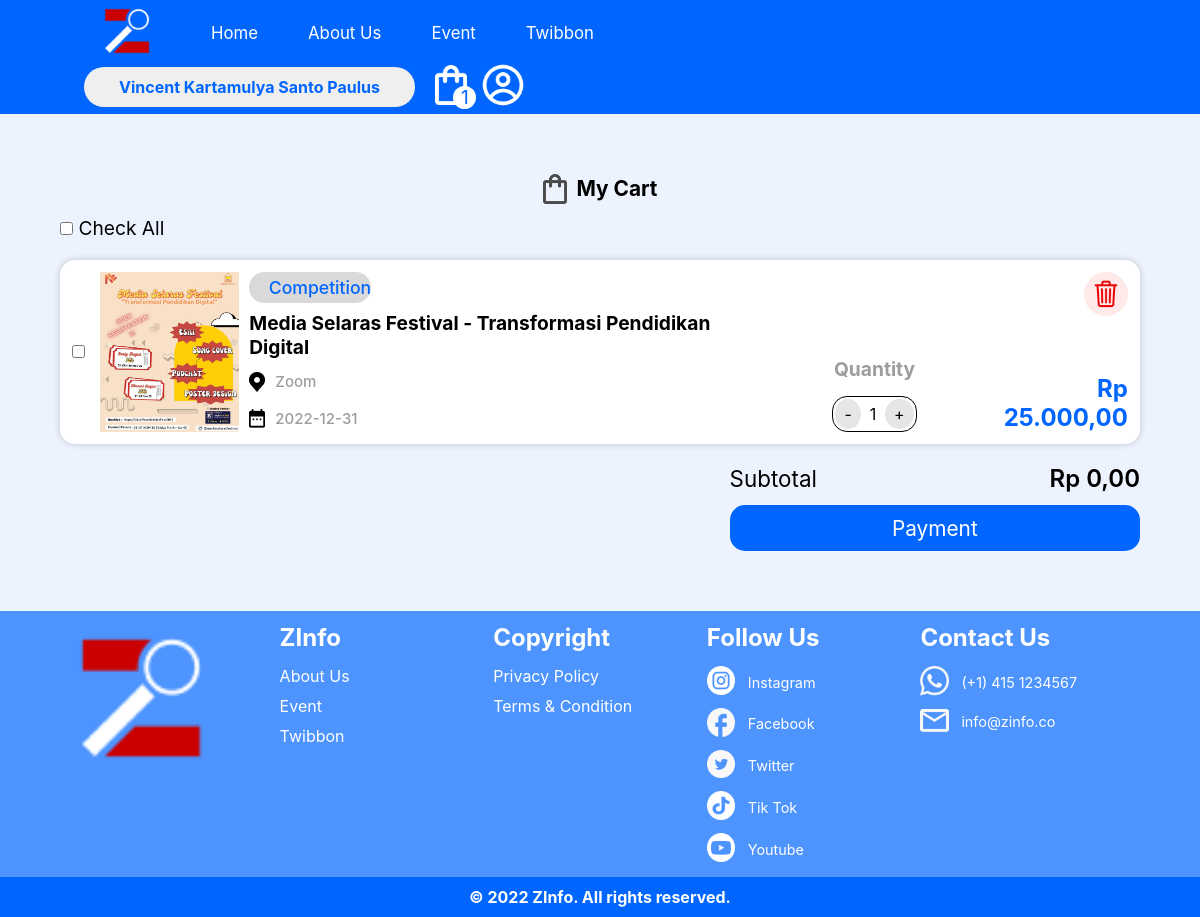
Page /cart.php (signed in) on the earlier database version.
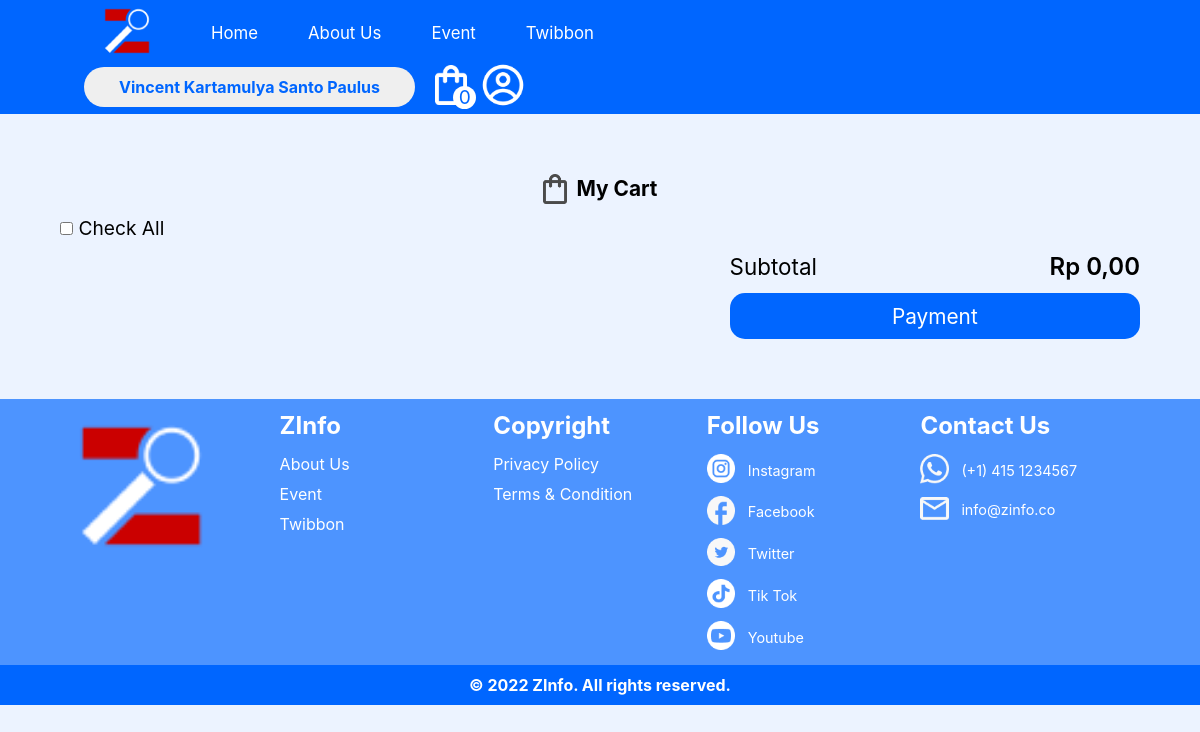
Same page on the later database version.
### tables this page shows
CREATE TABLE `user` (
  `UserID` int(11) NOT NULL,
  `Nama` varchar(200) NOT NULL,
  `Email` varchar(100) NOT NULL,
  `Password` varchar(100) NOT NULL,
  `TanggalLahir` date DEFAULT NULL,
  `JenisKelamin` char(6) DEFAULT NULL,
  `NoTelp` varchar(12) NOT NULL
);

CREATE TABLE `cart` (
  `id` int(11) NOT NULL,
  `UserID` int(11) NOT NULL,
  `EventID` int(11) NOT NULL,
  `qty` int(11) NOT NULL
);

CREATE TABLE `event` (
  `EventID` int(11) NOT NULL,
  `KategoriID` int(11) NOT NULL,
  `Nama` varchar(200) NOT NULL,
  `Deskripsi` mediumtext NOT NULL,
  `GambarPoster` varchar(100) DEFAULT NULL,
  `Harga` int(11) NOT NULL,
  `Tanggal` date NOT NULL,
  `Lokasi` varchar(200) NOT NULL,
  `Alamat` varchar(200) NOT NULL,
  `JenisPert` varchar(10) NOT NULL,
  `sisaTicket` int(11) DEFAULT 50,
  `Twibbon` varchar(100) DEFAULT NULL,
  `NamaOrganizer` varchar(200) NOT NULL,
  `Instagram` varchar(100) NOT NULL,
  `Email` varchar(100) DEFAULT NULL,
  `logo` varchar(100) DEFAULT NULL
);

CREATE TABLE `kategori` (
  `KategoriID` int(11) NOT NULL,
  `Kategori` varchar(15) NOT NULL
);

### cart.php (the view, shortened to what this page needs)
<!DOCTYPE html>
<html lang="en">
<head>
    <link rel="stylesheet" href="css/cart.css">
</head>
<body>
    <?php
        include 'DBconn.php';
        $UserID = $_SESSION["id"];
        $carts = mysqli_query($conn, "SELECT * FROM cart c
        JOIN `event` e ON c.EventID = e.EventID
        JOIN kategori k ON k.KategoriID = e.KategoriID
        WHERE UserID = '$UserID'") or die(mysqli_error($conn));
    ?>
    <?php include "navbar.php" ?>
    <div class="myCart">
        <img src="Asset/blackcart.png" alt="">
        My Cart
    </div>
    <div class="checkAllBox">
        <input type="checkbox" name="" onclick="checkAll(this)" id="checkAll"> Check All
    </div>
    <form method="POST" action="payment.php">
        <div id="cart">
            <?php foreach($carts as $cart): ?>
            <div class="cart-list">
                <div class="cart-event">
                    <div class="cart-check">
                        <input type="checkbox" value="<?= $cart['id'] ?>" name="checkCart[]" id="" class="checkCart" onchange="addCheck(<?= $cart['Harga'] ?>)">
                    </div>
                    <img src="Asset/poster/<?= $cart["GambarPoster"] ?>" alt=""  class="cart-poster">
                    <div class="flexColumn">
                        <div class="event-type">
                            <div>
                                <?php echo $cart["Kategori"]; ?>
                            </div>
                        </div>
                        <h2>
                            <?= $cart["Nama"] ?>
                        </h2>
                        <div class="event-list-location">
                            <div class="event-list-location-icon">
                                <img src="Asset/icon-location.png" alt="">
                            </div>
                            <div>
                                <p>
                                    <?= $cart["Alamat"] ?>
                                </p>
                            </div>
                        </div>
                        <div class="event-list-date">
                            <div class="event-list-date-icon">
                                <img src="Asset/icon-event-date.png" alt="">
                            </div>
                            <div>
                                <p>
                                    <?= $cart['Tanggal'] ?>
                                </p>
                            </div>
                        </div>
                    </div>
                </div>
                <div class="qty">
                    <h1 class="qtys">Quantity</h1>
                    <div class="event-count">
                        <div>
                            <div class="minButton" onclick="reduceAmount(<?= $cart['id'] ?>,<?= $cart['qty'] ?>)">-</div>
                        </div>
                        <div class="amount">
                            <input type="text" value="<?= $cart['qty'] ?>" class="textAmount">
                        </div>
                        <div>
                            <div class="addButton" onclick="addAmount(<?= $cart['id'] ?>,<?= $cart['qty'] ?>)">+</div>
                        </div>
                    </div>
                </div>
                <div class="pojok-kanan">
                    <img src="Asset/deletecart.png" alt="" class="" onclick="deleteCart(<?= $cart['id'] ?>)">
                    <h2>
                        <?php
                            $hasil = "Rp " . number_format($cart['Harga'] * $cart['qty'],2,',','.');
                            echo $hasil;
                        ?>
                    </h2>
                </div>
            </div>
            <?php endforeach; ?>
        </div>
        <div class="subTotal">
            <div id="subTotal1">
                <p>Subtotal</p>
                <h3 id="totalPayment">0</h3>
            </div>
        </div>
        <div class="subTotal">
            <button>
                Payment
            </button>
        </div>
    </form>
    <?php include "footer.php" ?>
</body>
</html>

### navbar.php (shortened to what this page needs)
<!DOCTYPE html>
<html lang="en">
<head>
    <link rel="stylesheet" href="css/navbar.css">
</head>
<body>
    <?php
        include 'DBconn.php';
        $total_cart = 0;
        if(isset($_SESSION["login"])):
            $UserID = $_SESSION["id"];
            $query = mysqli_query($conn, "SELECT * FROM cart WHERE UserID = '$UserID'");
            $profile = mysqli_query($conn, "SELECT * FROM `user` WHERE UserID = '$UserID'");
            $total_cart = mysqli_num_rows($query);
            $profiles = mysqli_fetch_assoc($profile);
        endif
    ?>
    <nav id="nav">
        <div>
            <ul id="ul">
                <li>
                    <a href="home.php">
                        <img src="Asset/Logo Zinfo 2.png" alt="">
                    </a>
                </li>
                <li>
                    <a href="home.php">Home</a>
                </li>
                <li>
                    <a href="">About Us</a>
                </li>
                <li>
                    <a href="event.php">Event</a>
                </li>
                <li>
                    <a href="twibbon.php">Twibbon</a>
                </li>
            </ul>
        </div>
        <div>
            <ul id="ul2">
                <?php if(!isset($_SESSION["login"])): ?>
                    <li id="login" onclick="location.href = 'login.php'">
                        <button>Log In</button>
                    </li>
                    <li>
                        <a href="login.php">
                            <img src="Asset/cart.png" alt="">
                        </a>
                    </li>
                <?php else: ?>
                    <li id="login">
                        <button>
                            <?php
                                $nama = $profiles['Nama'];
                                echo $nama;
                            ?>
                        </button>
                    </li>
                    <li id="liabsolute" onclick="location.href='cart.php'">
                        <a href="cart.php">
                            <img src="Asset/cart.png" alt="">
                        </a>
                        <div id="qty">
                            <?= $total_cart ?>
                        </div>
                    </li>
                <?php endif ?>
                <li>
                    <img src="Asset/profil.png" alt="" onclick="toggleMenu()">
                </li>
            </ul>
        </div>
    </nav>
</body>
</html>

### footer.php (shortened to what this page needs)
<!DOCTYPE html>
<html lang="en">
<head>
    <link rel="stylesheet" href="css/footer.css">
</head>
<body>
    <div id="footer-wrapper">
        <div id="footer">
            <div class="footer-box1 a">
                <img src="Asset/Logo ZInfo 2.png" alt="">
            </div>
            <div class="footer-box2 a">
                <h2>ZInfo</h2>
                <p>About Us</p>
                <p>Event</p>
                <p>Twibbon</p>
            </div>
            <div class="footer-box3 a">
                <h2>Copyright</h2>
                <p>Privacy Policy</p>
                <p>Terms & Condition</p>
            </div>
            <div class="footer-box4 a">
                <h2>Follow Us</h2>
                <div class="footer-follow-us">
                    <div>
                        <img src="Asset/icon-ig.png" alt="">
                    </div>
                    <div>
                        Instagram
                    </div>
                </div>
                <div class="footer-follow-us">
                    <div>
                        <img src="Asset/icon-fb.png" alt="">
                    </div>
                    <div>
                        Facebook
                    </div>
                </div>
                <div class="footer-follow-us">
                    <div>
                        <img src="Asset/icon-twitter.png" alt="">
                    </div>
                    <div>
                        Twitter
                    </div>
                </div>
                <div class="footer-follow-us">
                    <div>
                        <img src="Asset/icon-tiktok.png" alt="">
                    </div>
                    <div>
                        Tik Tok
                    </div>
                </div>
                <div class="footer-follow-us">
                    <div>
                        <img src="Asset/icon-youtube.png" alt="">
                    </div>
                    <div>
                        Youtube
                    </div>
                </div>
            </div>
            <div class="footer-box5 a">
                <h2>Contact Us</h2>
                <div class="footer-follow-us">
                    <div>
                        <img src="Asset/icon-wa.png" alt="">
                    </div>
                    <div>
                        (+1) 415 1234567
                    </div>
                </div>
                <div class="footer-follow-us">
                    <div>
                        <img src="Asset/icon-email.png" alt="">
                    </div>
                    <div>
                        info@zinfo.co
                    </div>
                </div>
            </div>
        </div>
        <h4>© 2022 ZInfo. All rights reserved.</h4>
    </div>
</body>
</html>

### css/cart.css (style rules this page uses)
body { max-height: 100%; background-color: #ECF3FF; }
* { margin: 0; padding: 0; font-family: -apple-system, BlinkMacSystemFont, 'Segoe UI', Roboto, Oxygen, Ubuntu, Cantarell, 'Open Sans', 'Helvetica Neue', sans-serif; box-sizing: border-box; }
.myCart { display: flex; flex-wrap: wrap; align-items: center; justify-content: center; font-weight: 700; font-size: 1.3em; margin-top: 60px; }
.myCart>img { width: 2%; margin-right: 10px; }
.checkAllBox { margin: 1% 5%; font-size: 1.2em; }
.subTotal { margin: 1% 5%; display: flex; flex-wrap: wrap; justify-content: flex-end; }
#subTotal1 { width: 38%; display: flex; flex-wrap: wrap; justify-content: space-between; align-items: center; }
#subTotal1 > p { font-size: 1.4em; }
#subTotal1 > h3 { font-size: 1.5em; font-weight: 600; }
.subTotal > button { width: 38%; border: none; background-color: #0066FF; padding: 1% 0; border-radius: 15px; color: white; font-size: 1.3em; }
.cart-list { display: flex; flex-wrap: wrap; margin: 20px 5%; background-color: white; padding: 1%; border-radius: 15px; box-shadow: 0px 0px 7px rgba(0,0,0, 20%); }
.cart-list .cart-event { display: flex; flex-wrap: wrap; flex: 66%; max-width: 66%; }
.cart-list .qty { flex: 20%; max-width: 20%; }
.cart-list .pojok-kanan { flex: 14%; max-width: 14%; }
.cart-event .cart-poster { flex: 20%; max-width: 20%; }
.cart-poster { width: 10rem; height: 10rem; object-fit: cover; }
.cart-event .cart-check { flex: 4%; max-width: 4%; margin: auto 0; }
.cart-event .flexColumn { flex: 70%; max-width: 70%; }
.flexColumn { display: flex; flex-direction: column; justify-content: space-between; margin-left: 10px; }
.flexColumn > h2 { font-size: 1.2em; }
.event-type > div { background-color: #D9D9D9; color: #0066FF; border-radius: 20px; padding: 1% 4%; width: 25%; text-align: center; font-size: 1.1em; font-weight: 500; }
.event-list-location, .event-list-date { font-family: -apple-system, BlinkMacSystemFont, 'Segoe UI', Roboto, Oxygen, Ubuntu, Cantarell, 'Open Sans', 'Helvetica Neue', sans-serif; font-size: 15px; margin-top: 5px; color: #9D9D9D; font-weight: 500; }
.event-list-location { display: flex; flex-wrap: wrap; }
.event-list-location-icon { margin-right: 10px; }
.event-list-date { display: flex; flex-wrap: wrap; }
.event-list-date-icon { margin-right: 10px; }
.event-count { margin-top: 15px; display: flex; flex-wrap: wrap; align-items: center; border-radius: 30px; border: 1px solid black; border-radius: 15px; padding: 1%; width: 40%; justify-content: space-between; justify-items: center; }
.event-count>div>input { border: none; font-size: 1em; width: 100%; text-align: center; }
.amount { width: 20%; }
.event-count .minButton,.addButton { border: none; border-radius: 50%; padding: 5px 9px; cursor: pointer; background-color: #E6E6E6; }
.qty { display: flex; flex-direction: column; align-items: center; justify-content: flex-end; }
.qtys { font-size: 1.2em; color: #9D9D9D; }
.pojok-kanan { display: flex; flex-direction: column; justify-content: space-between; align-items: flex-end; text-align: right; }
.pojok-kanan>img { width: 30%; cursor: pointer; }
.pojok-kanan > h2 { color: #0066FF; }

### css/navbar.css (style rules this page uses)
nav { position: sticky; left: 0; top: 0; z-index: 5; display: flex; padding: 3px 7%; justify-content: space-between; align-items: center; background-color: #0066FF; flex-wrap: wrap; width: 100%; }
#ul > li > a > img { width: 50%; }
nav ul { list-style-type: none; display: flex; justify-content: space-between; align-items: center; }
nav>div>#ul>li>a { padding: 15px; padding-right: 35px; color: white; font-size: 1.4vw; text-decoration: none; }
#ul2 img { width: 70%; }
#login > button { padding: 10px 35px; border: none; border-radius: 20px; color: #0066FF; font-weight: bolder; font-size: 1em; margin-right: 20px; cursor: pointer; }
#liabsolute { position: relative; }
#qty { position: absolute; bottom: 0%; right: 10%; background-color: white; border-radius: 50%; width: 1.2em; height: 1.2em; display: flex; justify-content: center; align-items: center; font-size: 1.2em; cursor: pointer; color:#0066FF }

Differences in the rows shown:
removed cart: EventID.GambarPoster (picture), kategori.Kategori "Competition", EventID.Nama "Media Selaras Festival - Transformasi Pendidikan Digital", EventID.Alamat "Zoom", EventID.Tanggal "2022-12-31", qty "1", hasil "Rp 25.000,00"
Other differences:
$total_cart: "1" → "0"
